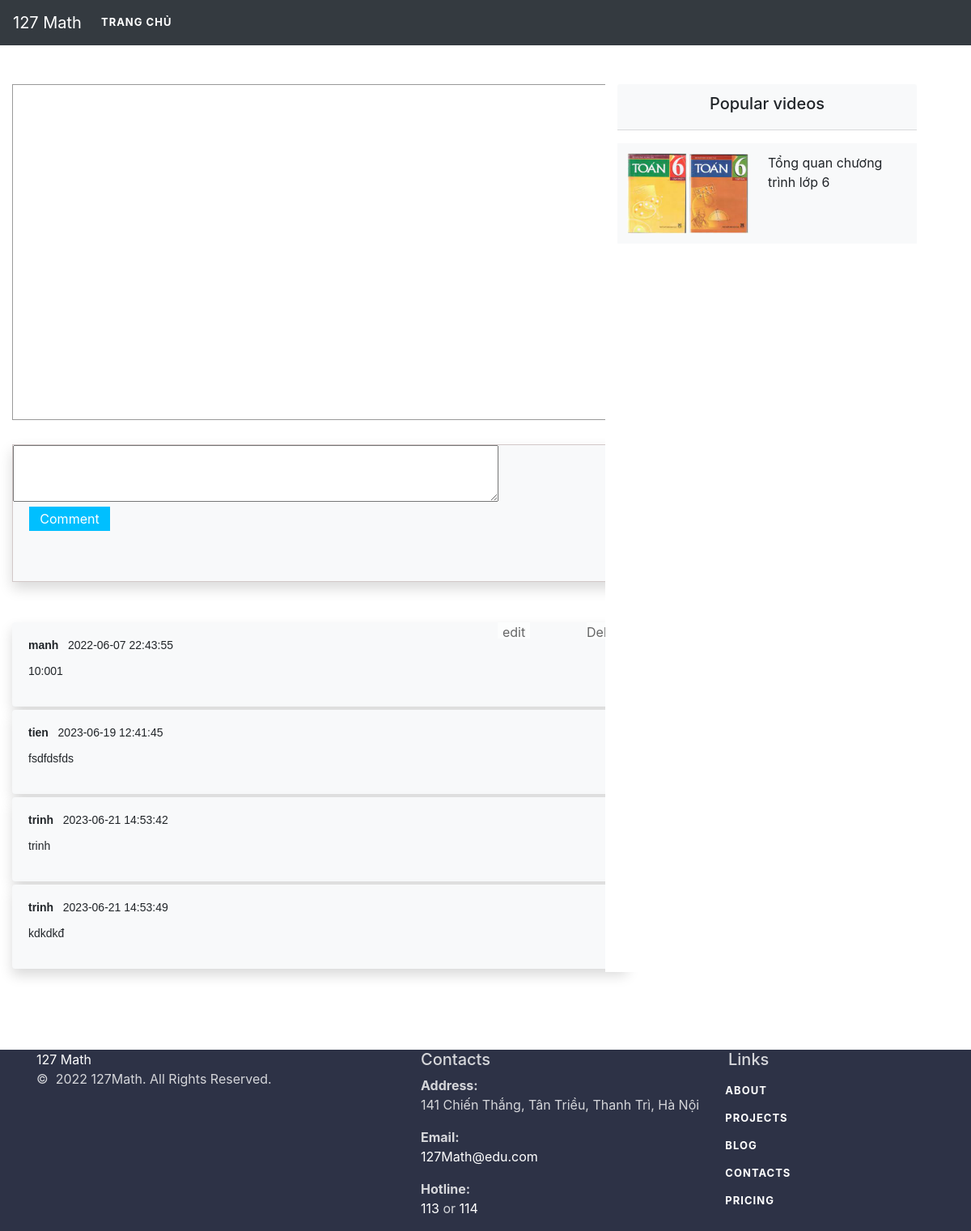
/127/video_tutorials/toan/java_videos.php?video_id=1&course_name=toán 6 (signed in), run on the app's committed database.
### tables this page shows
CREATE TABLE `videos` (
  `video_id` int(255) NOT NULL,
  `video_path` varchar(255) NOT NULL,
  `video_name` varchar(255) NOT NULL,
  `course_name` varchar(255) NOT NULL,
  `video_image` varchar(255) NOT NULL
);

CREATE TABLE `commentsection` (
  `cid` int(11) NOT NULL,
  `uid` varchar(120) NOT NULL,
  `date` datetime NOT NULL,
  `message` text NOT NULL,
  `video_id` int(255) NOT NULL,
  `video_path` varchar(255) NOT NULL
);

### 127/video_tutorials/toan/comments.inc.php (the view, shortened to what this page needs)
<?php
	function getComments($con)
	{
		$video_id=$_SESSION['vid'];
		$sql="SELECT * FROM commentsection where video_id='$video_id'";
		$result=mysqli_query($con,$sql);
		while ($row=mysqli_fetch_array($result)) {
			echo "<div class='comment-box shadow bg-light'><p>";
				echo "<b>".$row['uid']."</b>&nbsp;&nbsp;&nbsp;";
				echo $row['date']."<br><br>";
				echo nl2br($row['message']);
			echo "</p>";
			if ($_SESSION['username']==$row['uid'])
			{
				echo "<form class='delete-form' method='POST' action='".deleteComment($con)."'>
				<input type='hidden' name='cid' value='".$row['cid']."'>
				<button type='submit' name='CommentDelete'>Delete</button>
				</form>";
				echo "
				<input type='hidden' name='cid' value='".$row['cid']."'>
				<button type='button' class='btnEdit'  data-toggle='modal' data-target='#myModal' style='position: absolute !important;
				top:0px !important;
				right:120px !important;'>edit</button>
						";
			}
						echo "</div>";
		}
	}
?>

### 127/video_tutorials/toan/java_videos.php (shortened to what this page needs)
<?php
	include 'conn.inc.php';
	require 'comments.inc.php';
 ?>
 <!DOCTYPE html>
 <html>
 <head>
 	<link rel="stylesheet" type="text/css" href="java_video.css">
 	<link rel="stylesheet" type="text/css" href="../../css/programming.css">
	<link rel="stylesheet" href="https://maxcdn.bootstrapcdn.com/bootstrap/4.2.1/css/bootstrap.min.css">
	<link rel="stylesheet" href="https://cdnjs.cloudflare.com/ajax/libs/font-awesome/4.7.0/css/font-awesome.min.css">
</head>
<body id="mybody" class="bg-white">
	<nav class="navbar navbar-expand-lg navbar-light bg-dark fixed-top">
		<a class="navbar-brand text-white" href="#">127 Math</a>
		<div class="collapse navbar-collapse" id="navbarSupportedContent">
			<ul class="navbar-nav mr-auto ">
				<li class="nav-item active">
					<a class="nav-link text-white" href="../../index.php">TRANG CHỦ <span class="sr-only">(current)</span></a>
				</li>
			</ul>
		</div>
	</nav>
	<br>
	<div class="container-fluid">
		<div class="row">
			<section class="col-md-7 mt-4">
				<iframe style="border:1px #999 solid;" width="760" height="415"
					<?php
					$video_id=$_GET['video_id'];
					$sql="select * from videos where video_id='$video_id'";
					$result=mysqli_query($con,$sql);
					while ($row=mysqli_fetch_array($result))
					{
					?>
					src=<?php echo $row['video_path'];
					}
					?>
				frameborder="0" allow="accelerometer; autoplay; encrypted-media; gyroscope; picture-in-picture" allowfullscreen></iframe>
				<br><br>
				<div class='commentdiv shadow bg-light' style="border:1px #d2c8c8 solid; background-color: #dfe1e4;">
					<?php
						$video_id=$_GET['video_id'];
						echo "
							<form method='POST' action='".setComments($con)."'>
								<input type='hidden' name='uid' value='Anonymous'>
								<input type='hidden' name='vid' value='".$video_id."'>
								<input type='hidden' name='date' value='".date('Y-m-d H:i:s')."'>
								<textarea name='message'></textarea><br>
								<button type='submit' name='commentSubmit' class='commentbtn'>Comment</button>
							</form><br><br>
						";
					?>
				</div>
				<?php
					getComments($con);
				?>
			</section>
			<div class="col-md-4 float-right ml-5 bg-white mt-4">
				<table class="table table-hover mt-3 table-borderless bg-light">
					<tbody>
						<div class="card-header text-center bg-light"><h5>Popular videos</h5></div>
						<?php
							$course_name=$_GET['course_name'];
							$sql="select * from videos where course_name='$course_name'";
							$result=mysqli_query($con,$sql);
							while ($row=mysqli_fetch_array($result))
							{
						?>
						<tr>
							<td><a href=""><img src=<?php echo $row['video_image']; ?>  height="100" width="150"></a></td>
							<td><?php echo $row['video_name']; ?></td>
						</tr>
						<?php } ?>
					</tbody>
				</table>
			</div>
		</div>
	</div>
	<?php
		include "../../admin/includes/footer.php";
	?>
 </body>
 </html>

### 127/video_tutorials/toan/java_video.css (style rules this page uses)
.commentdiv { height: 170px; width: 760px; border:1px #d2c8c8 solid; margin-bottom: 50px; position: relative; }
textarea { margin-right: 20px; margin-top: 50px; width: 600px; height: 70px; }
.commentbtn { height: 30px; width: 100px; border: none; color: #fff; margin-left: 20px; background-color: deepskyblue; }
.comment-box { width: 760px; padding: 20px; background-color: #fff; border-radius: 4px; margin-bottom: 4px; position: relative; }
.comment-box p { font-family:arial; font-size: 14px; line-height: 16px; }
.delete-form { position: absolute; top:0px; right:10px; }
.delete-form Button { width: 40px; height: 20px; color:#282828; background-color: #fff; opacity: 0.7; border:none; }
.btnEdit { position: absolute !important; top:0px !important; right:120px !important; width: 40px; height: 20px; color:#282828; background-color: #fff; opacity: 0.7; border:none; }

### 127/css/programming.css (style rules this page uses)
* { margin: 0px; padding: 0px; }
.navbar { padding: 15px 0px; background-color: #34495e !important; border-bottom: none !important; transition: all 0.5s ease-in-out; }
ul li a { color: white !important; font-weight: bold; font-size: 13px; text-transform: uppercase; letter-spacing: 1px; transition: all 0.5s ease-in; }

### 127/video_tutorials/toan/java_videos.php (style rules this page uses)
#mybody { background-color: #e9ecef; }
.fixed-top { position: relative; }

### 127/admin/includes/footer.php (style rules this page uses)
ul, ol { list-style: none; padding: 0; margin: 0; }

### data on the page
commentsection: uid "manh", date "2022-06-07 22:43:55", message "10:001"
commentsection: uid "tien", date "2023-06-19 12:41:45", message "fsdfdsfds"
commentsection: uid "trinh", date "2023-06-21 14:53:42", message "trinh"
commentsection: uid "trinh", date "2023-06-21 14:53:49", message "kdkdkđ"
videos: video_image (picture), video_name "Tổng quan chương trình lớp 6"
